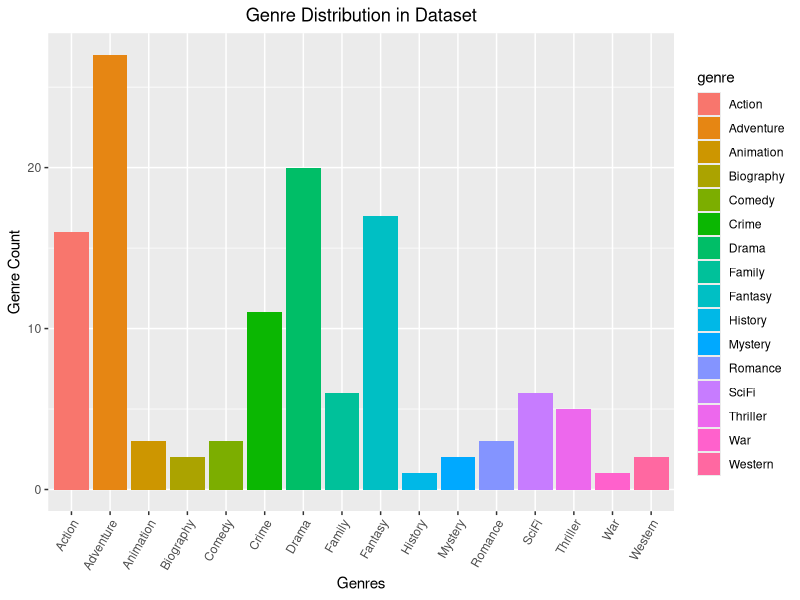
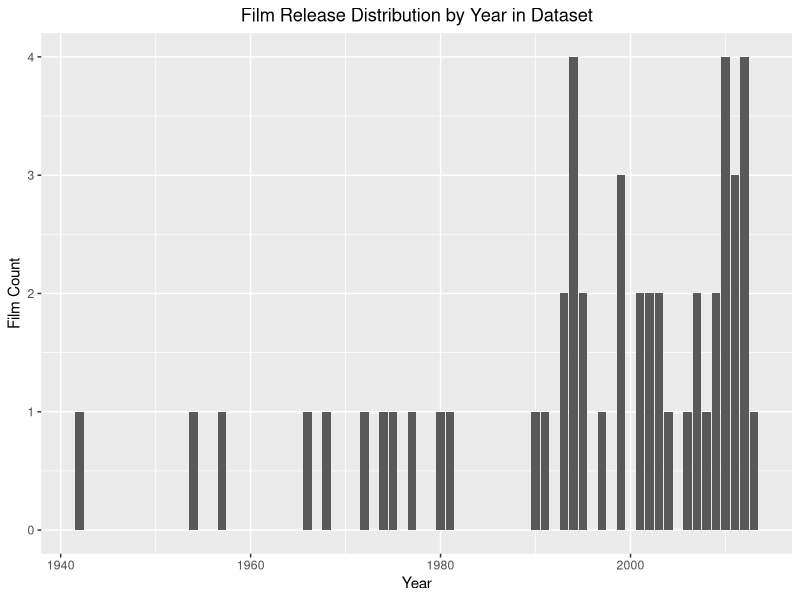
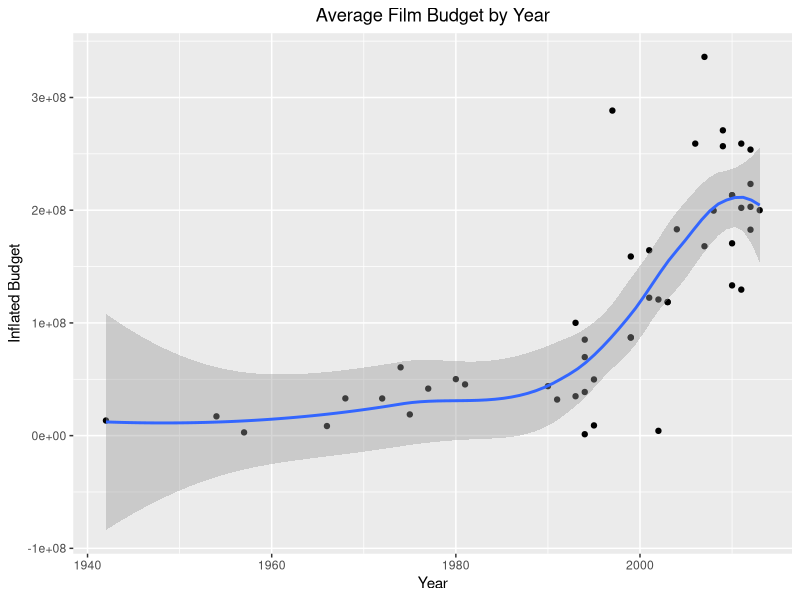
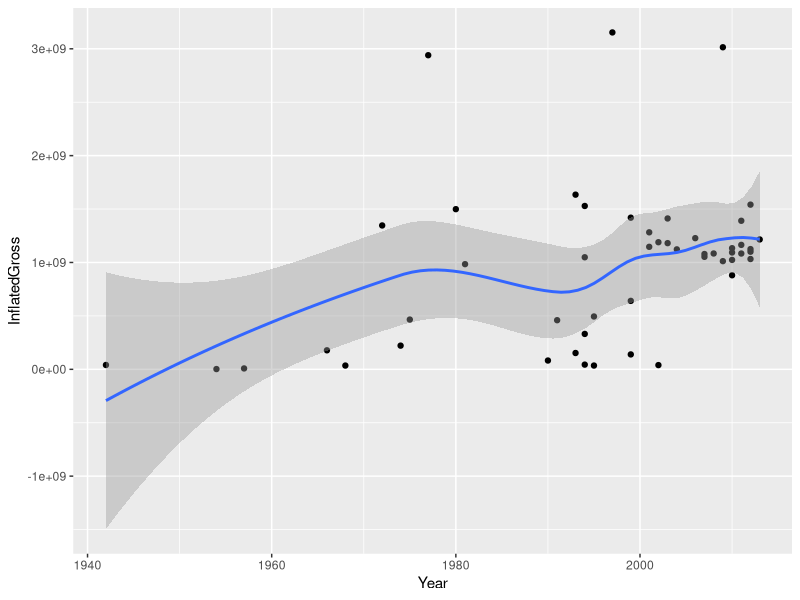
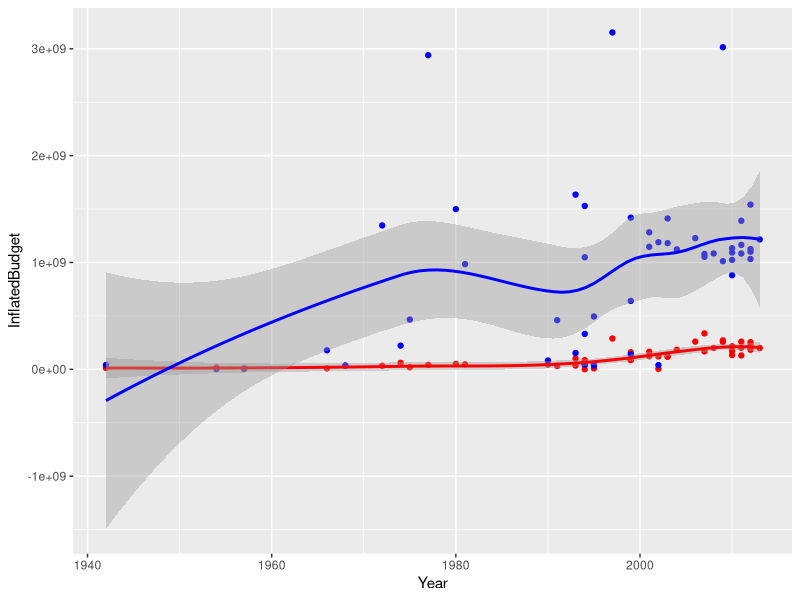
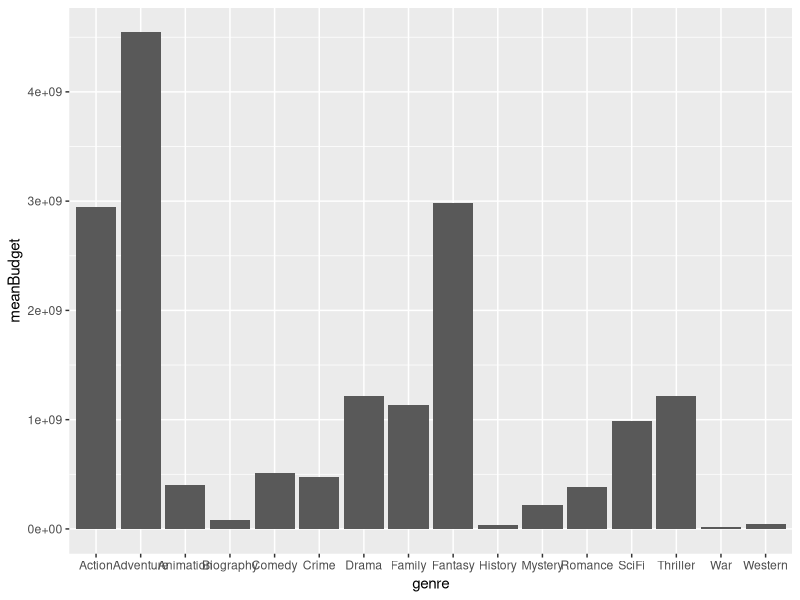
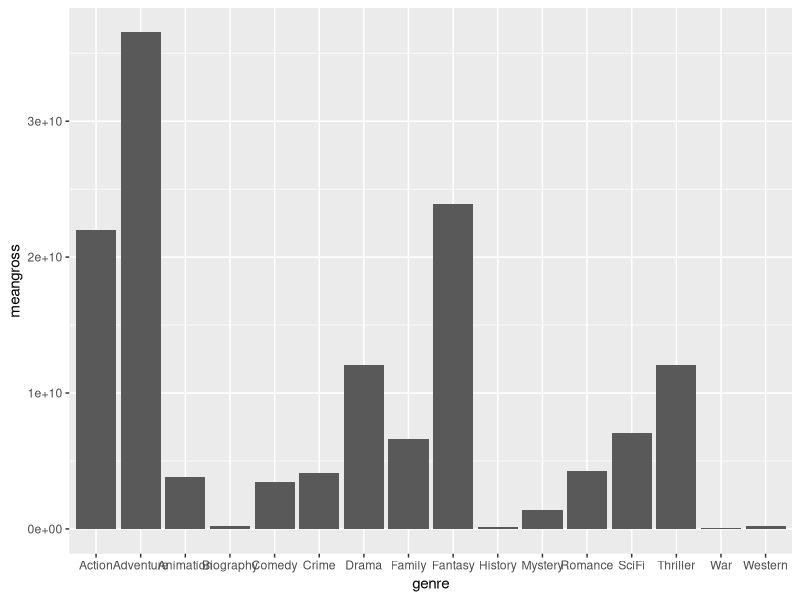
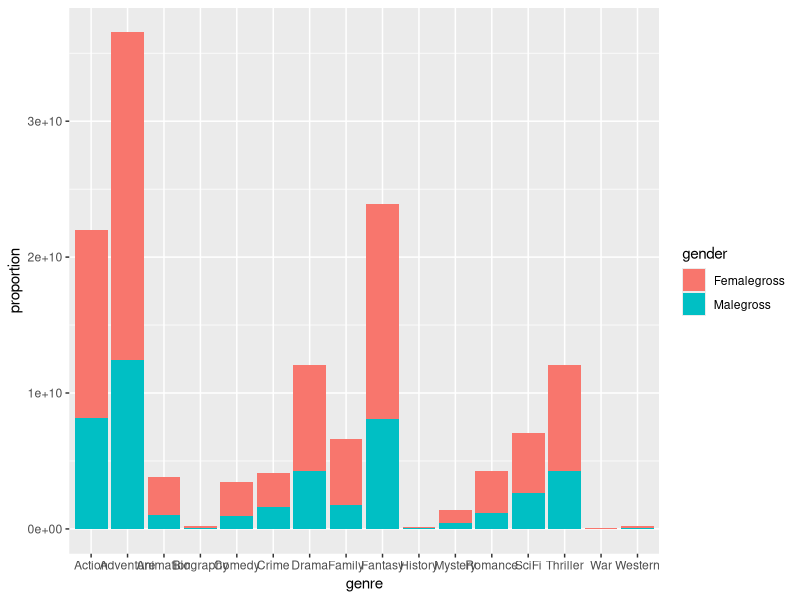

The R source for these figures, in order:
## ---- chunk 1
knitr::opts_chunk$set(echo = TRUE)
## ---- chunk 2
#Packages loading to use
library(tidyverse) ##Loaded for dplyr and to 'clean' data
library(ggplot2) ##Loaded for plotting
library(dplyr) ##Loaded for computer issues

##Read in data and save it to variable raw_data
raw_data <- read.csv(file = "popular_film_data.csv")
## ---- chunk 3
#To remove "$" and "," from InflatedBudget
raw_data$InflatedBudget <-  gsub("\\$","", raw_data$InflatedBudget) 
raw_data$InflatedBudget <-  as.numeric(gsub(",","", raw_data$InflatedBudget))

#To remove "$" and "," from InflatedGross
raw_data$InflatedGross <-  gsub("\\$","", raw_data$InflatedGross) 
raw_data$InflatedGross <-  as.numeric(gsub(",","", raw_data$InflatedGross))

#To remove "$" and "," from TotalGross
raw_data$TotalGross <-  gsub("\\$","", raw_data$TotalGross) 
raw_data$TotalGross <-  as.numeric(gsub(",","", raw_data$TotalGross))

#Mutating for new column stored in Proportion_female
raw_data <- raw_data |> mutate (Proportion_female = (1 - Proportion_male))
## ---- chunk 4
#For transparencys sake, its also important to note how many films under each genre make up the dataset.
genre_total <- rbind(cbind(genre = "Comedy", raw_data %>% filter(Comedy == 1) %>% summarise(sumG = sum(Comedy == 1))),
    cbind(genre = "Drama", raw_data %>% filter(Drama == 1) %>% summarise(sumG = sum(Drama == 1))),
    cbind(genre = "Western", raw_data %>% filter(Western == 1) %>% summarise(sumG = sum(Western == 1))),
    cbind(genre = "Action", raw_data %>% filter(Action == 1) %>% summarise(sumG = sum(Action == 1))),
    cbind(genre = "Biography", raw_data %>% filter(Biography == 1) %>% summarise(sumG = sum(Biography == 1))),
    cbind(genre = "History", raw_data %>% filter(History == 1) %>% summarise(sumG = sum(History == 1))),
    cbind(genre = "Adventure", raw_data %>% filter(Adventure == 1) %>% summarise(sumG = sum(Adventure == 1))),
    cbind(genre = "Fantasy", raw_data %>% filter(Fantasy == 1) %>% summarise(sumG = sum(Fantasy == 1))),
    cbind(genre = "Mystery", raw_data %>% filter(Mystery == 1) %>% summarise(sumG = sum(Mystery == 1))),
    cbind(genre = "SciFi", raw_data %>% filter(SciFi == 1) %>% summarise(sumG = sum(SciFi == 1))),
    cbind(genre = "Romance", raw_data %>% filter(Romance == 1) %>% summarise(sumG = sum(Romance == 1))),
    cbind(genre = "Thriller", raw_data %>% filter(Thriller == 1) %>% summarise(sumG = sum(Thriller == 1))),
    cbind(genre = "Crime", raw_data %>% filter(Crime == 1) %>% summarise(sumG = sum(Crime == 1))),
    cbind(genre = "War", raw_data %>% filter(War == 1) %>% summarise(sumG = sum(War == 1))),
    cbind(genre = "Family", raw_data %>% filter(Family == 1) %>% summarise(sumG = sum(Family == 1))),
    cbind(genre = "Animation", raw_data %>% filter(Animation == 1) %>% summarise(sumG = sum(Animation == 1))))%>% arrange(desc(sumG))

genre_total
#the end of numbers of genre

#ggplot(genre_total) + geom_histogram(mapping = aes(x = (genre_total$stat = "count"), stat = "identity"))+ geom_histogram(bins = 15)
#ggplot(genre_total, aes(x = (genre_total$stat = "count"), stat = "identity") + geom_histogram(bins = 15))
Genre_Count_Plot <- ggplot(genre_total) + geom_bar(mapping = aes(genre, sumG, fill = genre), stat = "identity", position = "dodge") + labs(x = 'Genres', y = 'Genre Count', title = 'Genre Distribution in Dataset') + theme(axis.text.x = element_text(angle = 60, hjust = 1)) + theme(plot.title = element_text(hjust = 0.5))



## ---- chunk 5
#To view our data with the new variable.
glimpse(raw_data)
## ---- chunk 6

max_year <- max(raw_data$Year)
min_year <- min(raw_data$Year)
Year_range <- range(raw_data$Year)
cat("The year range of our data is ", min_year, "to ", max_year, ".")
quantity_films <- nrow(raw_data)

cat("\nOur dataset is made up of ", quantity_films, " films.")
Genre_Count_Plot
## ---- chunk 7
count_movieby_year <-  raw_data|>group_by(Year) |> summarise(Movie_Count = n()) |> arrange(desc(Movie_Count))
ggplot(count_movieby_year, aes(x = Year, y = Movie_Count)) + geom_col() + labs(x = 'Year', y = 'Film Count', title = 'Film Release Distribution by Year in Dataset') + theme(plot.title = element_text(hjust = 0.5))
## ---- chunk 8
Avg_Budget_by_Year <- raw_data |> group_by(Year)|> summarise(InflatedBudget) |> ggplot(aes(Year,InflatedBudget)) +geom_point() + geom_smooth()+labs(x = 'Year', y = 'Inflated Budget', title = 'Average Film Budget by Year') + theme(plot.title = element_text(hjust = 0.5))
## ---- chunk 9
Avg_Budget_by_Year
## ---- chunk 10
Avg_Grossing_by_Year <- raw_data |> group_by(Year) |> summarise(InflatedGross) |> ggplot(aes(Year,InflatedGross)) +geom_point() + geom_smooth()

## ---- chunk 11
Avg_Grossing_by_Year
## ---- chunk 12
##It's a little hard to compare the *InflatedGross* income and the *InflatedBudget* in two graphs so lets display this information together so we can analyse it. 
#raw_data |> group_by(Year)|> ggplot(aes(Year,InflatedGross, InflatedBudget, color = )) +geom_point() + geom_smooth(method = 'loess', formula = 'y~x')
raw_data |> group_by(Year) |> ggplot(aes(x=Year))+geom_point(aes(y=InflatedBudget),color = "red") + geom_point(aes(y=InflatedGross), color = "blue") + geom_smooth(aes(y=InflatedBudget), color = "red") + geom_smooth(aes(y=InflatedGross), color = "blue")
## ---- chunk 13
raw_data |> slice_max(InflatedGross, n = 10) |> select(FilmName, Year, InflatedGross)

## ---- chunk 14
#Is there a specific genre that costs more to produce? First, we'll see what the most and least expensive films to produce where.
raw_data |> slice_max(InflatedBudget, n = 1) |> select(FilmName, InflatedGross)
raw_data |> slice_min(InflatedBudget, n = 1) |> select(FilmName, InflatedGross)

## ---- chunk 15
#And what films made the most and least grossing? What genres were these films?
raw_data |> slice_max(InflatedGross, n = 10) |> select(FilmName, InflatedGross)
#still need the genre
## ---- chunk 16
#We'll arrange the code to output what we need to see. 
genreGrossBudget <- (rbind(cbind(genre = "Comedy", raw_data %>% filter(Comedy == 1) %>% summarise(meangross = mean(InflatedGross), meanBudget = mean(InflatedBudget), Male_Proportion = Proportion_male, Female_Proportion = Proportion_female, Femalegross = ((mean(Proportion_female))*meangross), Malegross = ((mean(Proportion_male))*meangross))),
      cbind(genre = "Drama", raw_data %>% filter(Drama == 1) %>% summarise(meangross = mean(InflatedGross),meanBudget = mean(InflatedBudget),  Male_Proportion = Proportion_male, Female_Proportion = Proportion_female, Femalegross = ((mean(Proportion_female))*meangross), Malegross = ((mean(Proportion_male))*meangross))),
      cbind(genre = "Western", raw_data %>% filter(Western == 1) %>% summarise(meangross = mean(InflatedGross),meanBudget = mean(InflatedBudget),  Male_Proportion = Proportion_male, Female_Proportion = Proportion_female, Femalegross = ((mean(Proportion_female))*meangross), Malegross = ((mean(Proportion_male))*meangross))),
      cbind(genre = "Action", raw_data %>% filter(Action == 1) %>% summarise(meangross = mean(InflatedGross),meanBudget = mean(InflatedBudget),  Male_Proportion = Proportion_male, Female_Proportion = Proportion_female, Femalegross = ((mean(Proportion_female))*meangross), Malegross = ((mean(Proportion_male))*meangross))),
     cbind(genre = "Biography", raw_data %>% filter(Biography == 1) %>% summarise(meangross = mean(InflatedGross),meanBudget = mean(InflatedBudget), Malegross = ((mean(Proportion_male))*meangross), Male_Proportion = Proportion_male, Female_Proportion = Proportion_female, Femalegross = ((mean(Proportion_female))*meangross), Malegross = ((mean(Proportion_male))*meangross))),
    cbind(genre = "History", raw_data %>% filter(History == 1) %>% summarise(meangross = mean(InflatedGross),meanBudget = mean(InflatedBudget),  Male_Proportion = Proportion_male, Female_Proportion = Proportion_female, Femalegross = ((mean(Proportion_female))*meangross), Malegross = ((mean(Proportion_male))*meangross))), 
    cbind(genre = "Adventure", raw_data %>% filter(Adventure == 1) %>% summarise(meangross = mean(InflatedGross),meanBudget = mean(InflatedBudget),  Male_Proportion = Proportion_male, Female_Proportion = Proportion_female, Femalegross = ((mean(Proportion_female))*meangross), Malegross = ((mean(Proportion_male))*meangross))),
        cbind(genre = "Fantasy", raw_data %>% filter(Fantasy == 1) %>% summarise(meangross = mean(InflatedGross),meanBudget = mean(InflatedBudget),  Male_Proportion = Proportion_male, Female_Proportion = Proportion_female, Femalegross = ((mean(Proportion_female))*meangross), Malegross = ((mean(Proportion_male))*meangross))),
    cbind(genre = "Mystery", raw_data %>% filter(Mystery == 1) %>% summarise(meangross = mean(InflatedGross),meanBudget = mean(InflatedBudget),  Male_Proportion = Proportion_male, Female_Proportion = Proportion_female, Femalegross = ((mean(Proportion_female))*meangross), Malegross = ((mean(Proportion_male))*meangross))),
    cbind(genre = "SciFi", raw_data %>% filter(SciFi == 1) %>% summarise(meangross = mean(InflatedGross),meanBudget = mean(InflatedBudget),  Male_Proportion = Proportion_male, Female_Proportion = Proportion_female, Femalegross = ((mean(Proportion_female))*meangross), Malegross = ((mean(Proportion_male))*meangross))),
    cbind(genre = "Romance", raw_data %>% filter(Romance == 1) %>% summarise(meangross = mean(InflatedGross),meanBudget = mean(InflatedBudget),  Male_Proportion = Proportion_male, Female_Proportion = Proportion_female, Femalegross = ((mean(Proportion_female))*meangross), Malegross = ((mean(Proportion_male))*meangross))),
    cbind(genre = "Thriller", raw_data %>% filter(Drama == 1) %>% summarise(meangross = mean(InflatedGross),meanBudget = mean(InflatedBudget),  Male_Proportion = Proportion_male, Female_Proportion = Proportion_female, Femalegross = ((mean(Proportion_female))*meangross), Malegross = ((mean(Proportion_male))*meangross))),
    cbind(genre = "Crime", raw_data %>% filter(Crime == 1) %>% summarise(meangross = mean(InflatedGross),meanBudget = mean(InflatedBudget),  Male_Proportion = Proportion_male, Female_Proportion = Proportion_female, Femalegross = ((mean(Proportion_female))*meangross), Malegross = ((mean(Proportion_male))*meangross))),
    cbind(genre = "War", raw_data %>% filter(War == 1) %>% summarise(meangross = mean(InflatedGross),meanBudget = mean(InflatedBudget),  Male_Proportion = Proportion_male, Female_Proportion = Proportion_female, Femalegross = ((mean(Proportion_female))*meangross), Malegross = ((mean(Proportion_male))*meangross))),
    cbind(genre = "Family", raw_data %>% filter(Family == 1) %>% summarise(meangross = mean(InflatedGross),meanBudget = mean(InflatedBudget),  Male_Proportion = Proportion_male, Female_Proportion = Proportion_female, Femalegross = ((mean(Proportion_female))*meangross), Malegross = ((mean(Proportion_male))*meangross))),
    cbind(genre = "Animation", raw_data %>% filter(Animation == 1) %>% summarise(meangross = mean(InflatedGross),meanBudget = mean(InflatedBudget), Male_Proportion = Proportion_male, Female_Proportion = Proportion_female, Femalegross = ((mean(Proportion_female))*meangross), Malegross = ((mean(Proportion_male))*meangross)))) %>% arrange(desc(meanBudget)))
genreGrossBudget

## ---- chunk 17
#Over all, what genre cost more to produce on average? How much did that category produce in grossings?

#Over all, what genre cost more to produce on average? How much did that category produce in grossing? 
genreGrossBudget |> slice(which(meanBudget ==max(meanBudget) | meanBudget == min(meanBudget))) |> distinct()

## ---- chunk 18
ggplot(genreGrossBudget) + geom_bar(mapping = aes(genre, meanBudget), stat = "identity")

#ggplot for meangross
ggplot(genreGrossBudget) + geom_bar(mapping = aes(genre, meangross), stat = "identity")
## ---- chunk 19
genreGrossBudget |> pivot_longer(cols = ends_with("alegross"), names_to = "gender", values_to = "proportion") |> ggplot() + geom_col(aes(x = genre, y = proportion, fill = gender))
## ---- chunk 20
#genre enjoyment
genre_enj <- rbind(cbind(genre = "Comedy", raw_data %>% filter(Comedy == 1) %>% summarise(meanenj = mean(Enjoyment))),
    cbind(genre = "Drama", raw_data %>% filter(Drama == 1) %>% summarise(meanenj = mean(Enjoyment))),
    cbind(genre = "Western", raw_data %>% filter(Western == 1) %>% summarise(meanenj = mean(Enjoyment))),
    cbind(genre = "Action", raw_data %>% filter(Action == 1) %>% summarise(meanenj = mean(Enjoyment))),
    cbind(genre = "Biography", raw_data %>% filter(Biography == 1) %>% summarise(meanenj = mean(Enjoyment))),
    cbind(genre = "History", raw_data %>% filter(History == 1) %>% summarise(meanenj = mean(Enjoyment))),
    cbind(genre = "Adventure", raw_data %>% filter(Adventure == 1) %>% summarise(meanenj = mean(Enjoyment))),
    cbind(genre = "Fantasy", raw_data %>% filter(Fantasy == 1) %>% summarise(meanenj = mean(Enjoyment))),
    cbind(genre = "Mystery", raw_data %>% filter(Mystery == 1) %>% summarise(meanenj = mean(Enjoyment))),
    cbind(genre = "SciFi", raw_data %>% filter(SciFi == 1) %>% summarise(meanenj = mean(Enjoyment))),
    cbind(genre = "Romance", raw_data %>% filter(Romance == 1) %>% summarise(meanenj = mean(Enjoyment))),
    cbind(genre = "Thriller", raw_data %>% filter(Thriller == 1) %>% summarise(meanenj = mean(Enjoyment))),
    cbind(genre = "Crime", raw_data %>% filter(Crime == 1) %>% summarise(meanenj = mean(Enjoyment))),
    cbind(genre = "War", raw_data %>% filter(War == 1) %>% summarise(meanenj = mean(Enjoyment))),
    cbind(genre = "Family", raw_data %>% filter(Family == 1) %>% summarise(meanenj = mean(Enjoyment))),
    cbind(genre = "Animation", raw_data %>% filter(Animation == 1) %>% summarise(meanenj = mean(Enjoyment))))%>% arrange(desc(meanenj))

genre_enj |> slice(which(meanenj ==max(meanenj) | meanenj == min(meanenj))) |> distinct()

## ---- chunk 21
#genre appreaction
genre_app <- rbind(cbind(genre = "Comedy", raw_data %>% filter(Comedy == 1) %>% summarise(meanapp = mean(Appreciation))),
    cbind(genre = "Drama", raw_data %>% filter(Drama == 1) %>% summarise(meanapp = mean(Appreciation))),
    cbind(genre = "Western", raw_data %>% filter(Western == 1) %>% summarise(meanapp = mean(Appreciation))),
    cbind(genre = "Action", raw_data %>% filter(Action == 1) %>% summarise(meanapp = mean(Appreciation))),
    cbind(genre = "Biography", raw_data %>% filter(Biography == 1) %>% summarise(meanapp = mean(Appreciation))),
    cbind(genre = "History", raw_data %>% filter(History == 1) %>% summarise(meanapp = mean(Appreciation))),
    cbind(genre = "Adventure", raw_data %>% filter(Adventure == 1) %>% summarise(meanapp = mean(Appreciation))),
    cbind(genre = "Fantasy", raw_data %>% filter(Fantasy == 1) %>% summarise(meanapp = mean(Appreciation))),
    cbind(genre = "Mystery", raw_data %>% filter(Mystery == 1) %>% summarise(meanapp = mean(Appreciation))),
    cbind(genre = "SciFi", raw_data %>% filter(SciFi == 1) %>% summarise(meanapp = mean(Appreciation))),
    cbind(genre = "Romance", raw_data %>% filter(Romance == 1) %>% summarise(meanapp = mean(Appreciation))),
    cbind(genre = "Thriller", raw_data %>% filter(Thriller == 1) %>% summarise(meanapp = mean(Appreciation))),
    cbind(genre = "Crime", raw_data %>% filter(Crime == 1) %>% summarise(meanapp = mean(Appreciation))),
    cbind(genre = "War", raw_data %>% filter(War == 1) %>% summarise(meanapp = mean(Appreciation))),
    cbind(genre = "Family", raw_data %>% filter(Family == 1) %>% summarise(meanapp = mean(Appreciation))),
    cbind(genre = "Animation", raw_data %>% filter(Animation == 1) %>% summarise(meanapp = mean(Appreciation))))%>% arrange(desc(meanapp))

genre_app |> slice(which(meanapp ==max(meanapp) | meanapp == min(meanapp))) |> distinct()
## ---- chunk 22
raw_data |> slice_max(Appreciation, n = 10)|> select(FilmName,Appreciation, Enjoyment)

raw_data |> slice_max(Enjoyment, n = 10) |> select(FilmName, Enjoyment, Appreciation)

raw_data |> slice_max(InflatedGross, n = 10) |> select(FilmName, InflatedGross, Appreciation, Enjoyment)
